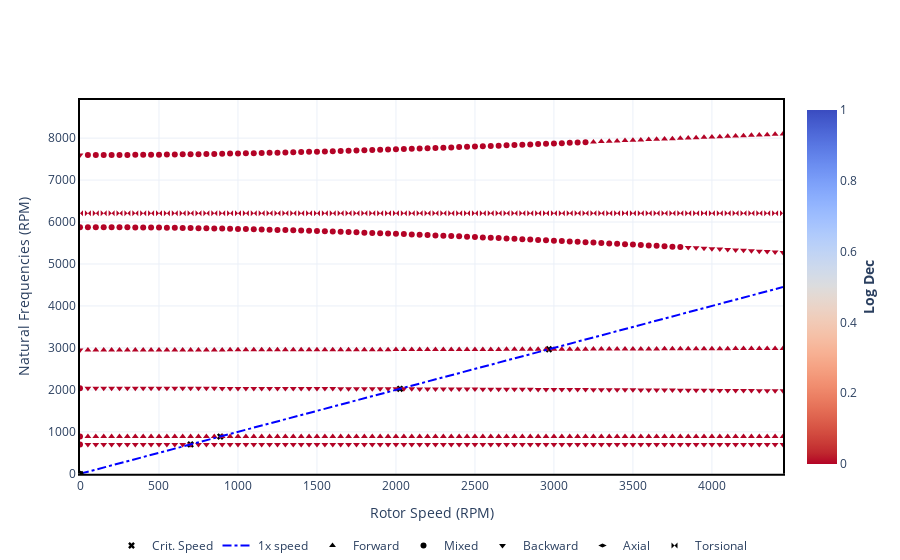

Source (notebook cell):
### Code cell
campbell.plot(frequency_units="RPM")
